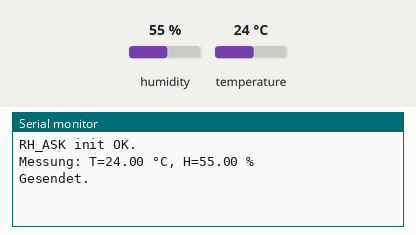
Recording of a sketch running on a simulated ESP8266 (NodeMCU). Shown: the last lines printed to the serial monitor. The test bench sets the inputs (shaded band); at power-on: humidity 55 %, temperature 24 °C. No radio packets arrive unless stated.

Above: at 1.4 s.
1.5 s: humidity set to 22 %
At 10.8 s:
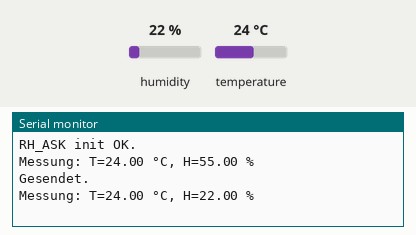
11.5 s: temperature set to 12 °C
At 21.3 s:
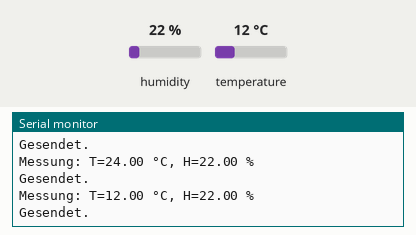
21.5 s: humidity set to 40 %
At 31.4 s:
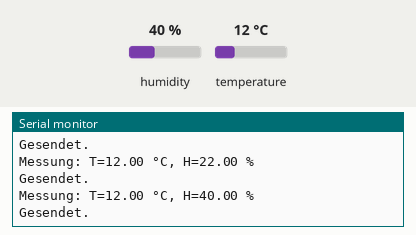
Timing chart, 0 to 32.9 s (numbered marks = the images above; inputs shaded):
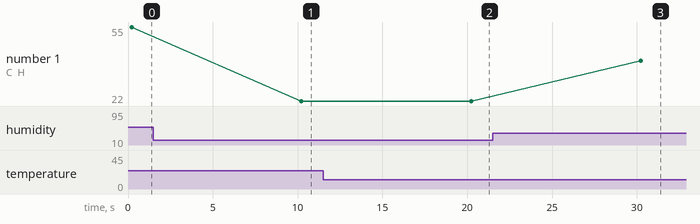

Measured:
- after the input at 1.5 s, the serial monitor: prints a new line after 8.7 s (image 1)
- after the input at 11.5 s, the serial monitor: prints a new line after 8.7 s (image 2)
- after the input at 21.5 s, the serial monitor: prints a new line after 8.7 s (image 3)
- plotted number 1: 55 → 22 after the input at 1.5 s, 22 → 40 after the input at 21.5 s

The sketch:

Luftfeuchtemesser-sender.ino
```cpp
/*
 * ESP8266 + WE-DA-104-1 (DHTxx) + FS1000A (ASK/OOK) Sender
 * - Misst Temp/Feuchte alle 15 Minuten und sendet per RadioHead RH_ASK
 * Abhängigkeiten:
 *  - DHT sensor library (Adafruit)
 *  - RadioHead (RH_ASK)
 */

#include <Arduino.h>
#include <DHT.h>
#include <RH_ASK.h>
#include <SPI.h>   // von RH_ASK benötigt

// ======== Benutzer-Einstellungen ========
#define SENSOR_ID        1         // Kennung dieses Senders
#define DHTPIN           D5        // NodeMCU: D5 = GPIO14
#define TX_PIN           D2        // NodeMCU: D2 = GPIO4 (FS1000A DATA)
#define DHTTYPE          DHT11     // DHT11 oder DHT22 (AM2302)
const unsigned long SEND_INTERVAL_MS = 10UL * 1000UL; // TEST: alle 10s
const uint8_t SEND_REPEATS = 8;                       // öfter wiederholen

// =======================================

DHT dht(DHTPIN, DHTTYPE);
// RH_ASK(bitrate, rxPin, txPin, pttPin, pttInverted)
RH_ASK driver(2000, 0xFF, TX_PIN, 0xFF, false);

unsigned long lastSend = 0;

bool readDHT(float &t, float &h) {
  for (uint8_t i = 0; i < 5; i++) {
    h = dht.readHumidity();
    t = dht.readTemperature(); // °C
    if (!isnan(h) && !isnan(t)) return true;
    delay(1000);
  }
  return false;
}

void sendMessage(const char* msg) {
  driver.send((uint8_t*)msg, strlen(msg));
  driver.waitPacketSent();
}

void sendReadings(float t, float h) {
  char payload[48];
  snprintf(payload, sizeof(payload), "ID:%d;T:%.2f;H:%.2f", SENSOR_ID, t, h);
  for (uint8_t i = 0; i < SEND_REPEATS; i++) {
    sendMessage(payload);
    delay(20);
  }
}

void sendError(const char* errCode) {
  char payload[32];
  snprintf(payload, sizeof(payload), "ID:%d;ERR:%s", SENSOR_ID, errCode);
  for (uint8_t i = 0; i < SEND_REPEATS; i++) {
    sendMessage(payload);
    delay(20);
  }
}

void setup() {
  Serial.begin(115200);
  delay(200);
  dht.begin();

  if (!driver.init()) {
    Serial.println(F("RH_ASK init fehlgeschlagen!"));
  } else {
    Serial.println(F("RH_ASK init OK."));
  }

  // Erste Messung direkt nach Start
  lastSend = millis() - SEND_INTERVAL_MS;
}

void loop() {
  unsigned long now = millis();

  if (now - lastSend >= SEND_INTERVAL_MS) {
    lastSend = now;

    float t = NAN, h = NAN;
    if (readDHT(t, h)) {
      Serial.print(F("Messung: T=")); Serial.print(t, 2);
      Serial.print(F(" °C, H=")); Serial.print(h, 2);
      Serial.println(F(" %"));
      sendReadings(t, h);
      Serial.println(F("Gesendet."));
    } else {
      Serial.println(F("DHT-Lesefehler nach mehreren Versuchen."));
      sendError("DHT");
    }
  }

  delay(5);
}
```
